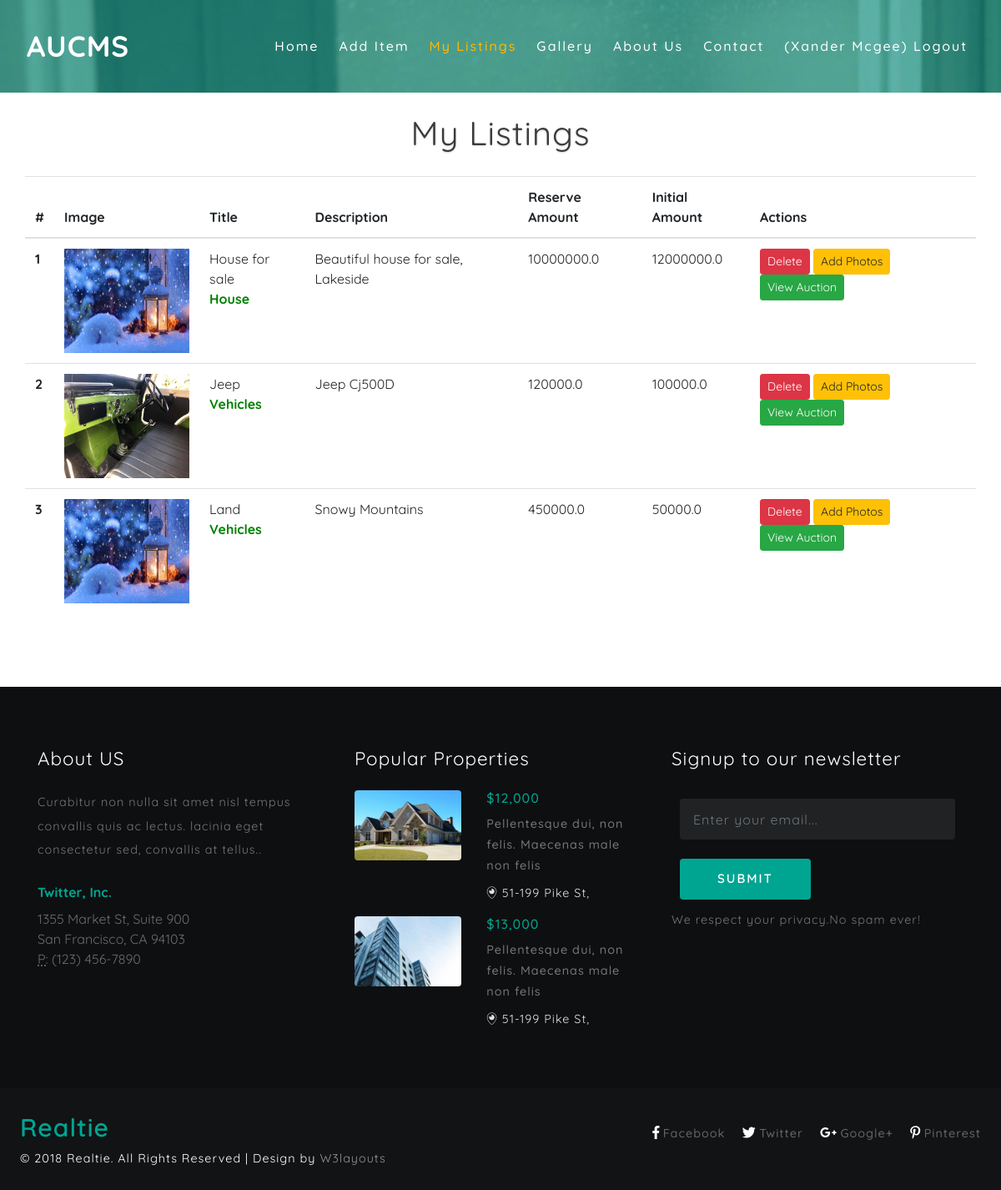
/emp-listings (signed in), run on the app's committed database.
### frontend/models.py (models this page shows, shortened)
class User(models.Model):
    id = models.AutoField(primary_key=True, null=False)
    name = models.CharField(max_length=100,default='', null=False)
    email = models.CharField(max_length=255,default='', null=False)
    username = models.CharField(max_length=100,default='', null=False)
    password = models.CharField(max_length=500,default='', null=False)
    phone = models.CharField(max_length=15,default='', null=False)
    address = models.TextField(default='',null=False)
    usertype_choices = [
        ('admin', 'Admin'),
        ('user', 'User'),
        ('employee','Employee'),
    ]
    usertype = models.CharField(max_length=8, choices=usertype_choices, default="user")
    status_choices = [
        ('active', 'Active'),
        ('suspend', 'Suspend'),
    ]
    status = models.CharField(max_length=7, choices=status_choices, default="active")

class Property(models.Model):
    id = models.AutoField(primary_key=True, null=False)
    user=models.ForeignKey(User,on_delete=models.SET_NULL,null=True)
    title = models.CharField(max_length=100, null=True)
    description = models.TextField(null=True)
    image = models.CharField(max_length=100, null=True)
    location = models.CharField(max_length=255, null=True)
    type = models.CharField(max_length=25, null=True)
    reserve_price = models.FloatField(null=True)
    intial_quote_amount = models.FloatField(null=True)
    mobile = models.CharField(max_length=15, null=True)
    date  = models.CharField(max_length=100, null=True)
    stime = models.CharField(max_length=100, null=True)
    etime = models.CharField(max_length=100, null=True)
    status_choices = [
        ('active', 'Active'),
        ('suspend', 'Suspend'),
    ]
    status = models.CharField(max_length=7, choices=status_choices, default="active")
    status_choices = [
        ('opened', 'Opened'),
        ('closed', 'Closed'),
    ]
    auction_status = models.CharField(max_length=7, choices=status_choices, default="closed")
    choices = [
        ('yes', 'Yes'),
        ('no', 'No'),
    ]
    final_status = models.CharField(max_length=7, choices=choices, default="no")

### frontend/views.py (the view)
# urls.py: path('emp-listings', views.emp_listings, name='emp-listings'),
def emp_listings(request):
    property = Property.objects.filter(user=User.objects.get(id=request.session['user_id'])).all()
    context = {'property': property}
    return render(request, 'emp-listings.html', context)

### frontend/templates/emp-listings.html (shortened to what this page needs)
{% load static %}
{% include "includes/header.html" %}
</div>
<section class="banner-w3layouts-bottom py-lg-5 py-3" style="padding-top: 0px !important;">
    <div class="container py-lg-4 py-3">
        <h3 class="tittle text-center">My Listings</h3>
        <div class="inner-sec-agileits-w3ls">
            <p>&nbsp;</p>
            <div class="row">
                {% if property %}
                <table class="table">
                    <thead>
                    <tr>
                        <th scope="col">#</th>
                        <th scope="col">Image</th>
                        <th scope="col">Title</th>
                        <th scope="col">Description</th>
                        <th scope="col">Reserve Amount</th>
                        <th scope="col">Initial Amount</th>
                        <th>Actions</th>
                    </tr>
                    </thead>
                    <tbody>
                    {% for i in property %}
                    <tr>
                        <th scope="row">{{ forloop.counter }}</th>
                        <td><img width="150px" height="125px" src="{{ i.image }}"></td>
                        <td>
                            {{ i.title }}
                            <br/>
                            <span style="color: green; font-weight: bold">{{ i.type }}</span>
                        </td>
                        <td>{{ i.description }}</td>
                        <td>{{ i.reserve_price }}</td>
                        <td>{{ i.intial_quote_amount }}</td>
                        <td>
                            <a class="btn btn-danger btn-sm" href="/emp-listings-delete/{{ i.id }}"> Delete</a>
                            <a class="btn btn-warning btn-sm" href="/emp-listings-gallery/{{ i.id }}"> Add Photos</a>
                            <a class="btn btn-success btn-sm" href="/emp-listings-auction/{{ i.id }}"> View Auction</a>
                        </td>
                    </tr>
                    {% endfor %}
                    </tbody>
                </table>
                {% else %}
                <div class="col-12">
                    <p>No listings added</p>
                </div>
                {% endif %}
            </div>
        </div>
    </div>
</section>
{% include "includes/footer.html" %}

### frontend/templates/includes/header.html (shortened to what this page needs)
{% load static %}
<!DOCTYPE html>
<html lang="zxx">
<head>
	<link href="{% static 'css/bootstrap.css' %}" rel='stylesheet' type='text/css' />
	<link rel="stylesheet" href="{% static 'css/flexslider.css' %}" type="text/css" media="screen" property="" />
	<link rel="stylesheet" href="{% static 'css/owl.carousel.css' %}" type="text/css" media="all">
	<link rel="stylesheet" href="{% static 'css/owl.theme.css' %}" type="text/css" media="all">
	{% url 'contact' as home_url %}
	{% url 'gallery' as home_url %}
	<link href="{% static 'css/style.css' %}" rel='stylesheet' type='text/css' />
	<link href="{% static 'css/fontawesome-all.css' %}" rel="stylesheet">
</head>
<body>
	<div class="banner-w3layouts two min-height-50">
		<header>
			<nav class="navbar navbar-expand-lg navbar-light bg-light">
				<a class="navbar-brand" href="index.html">AUCMS</a>
				<div class="collapse navbar-collapse" id="navbarSupportedContent">
					<ul class="navbar-nav ml-auto">
						{% url 'home' as home_url %}
						<li class="nav-item {% if request.get_full_path == home_url %} active {% endif %}">
							<a class="nav-link" href="/home">Home
							</a>
						</li>
						{% if 'is_logged_in' in request.session %}
						{% if request.session.usertype == 'employee' %}
						{% url 'emp-add-property' as home_url %}
						<li class="nav-item ml-xl-2 {% if request.get_full_path == home_url %} active {% endif %}">
							<a class="nav-link" href="/emp-add-property">Add Item</a>
						</li>
						{% url 'emp-listings' as home_url %}
						<li class="nav-item ml-xl-2 {% if request.get_full_path == home_url %} active {% endif %}">
							<a class="nav-link" href="/emp-listings ">My Listings</a>
						</li>
						 {% endif %}
						 {% endif %}
						{% url 'gallery' as home_url %}
						<li class="nav-item ml-xl-2 {% if request.get_full_path == home_url %} active {% endif %}">
							<a class="nav-link" href="/gallery">Gallery</a>
						</li>
						{% url 'about' as home_url %}
						<li class="nav-item ml-xl-2 {% if request.get_full_path == home_url %} active {% endif %}">
							<a class="nav-link" href="/about">About Us</a>
						</li>
						{% url 'contact' as home_url %}
						<li class="nav-item ml-xl-2 {% if request.get_full_path == home_url %} active {% endif %}">
							<a class="nav-link" href="/contact">Contact</a>
						</li>
						{% if 'is_logged_in' in request.session %}
						<li class="nav-item ml-xl-2 {% if request.get_full_path == home_url %} active {% endif %}">
							<a class="nav-link" href="/logout">({{ request.session.full_name  }}) Logout</a>
						</li>
						{% endif %}
					</ul>
				</div>
			</nav>
		</header>

### frontend/static/css/style.css (style rules this page uses)
html, body { margin: 0; font-size: 100%; font-family: 'Quicksand', sans-serif; background: #fff; }
body a { text-decoration: none; transition: 0.5s all; -webkit-transition: 0.5s all; -moz-transition: 0.5s all; -o-transition: 0.5s all; -ms-transition: 0.5s all; font-family: 'Quicksand', sans-serif; }
h1, h2, h3, h4, h5, h6 { margin: 0; font-family: 'Quicksand', sans-serif; letter-spacing: 1px; }
p { margin: 0; font-size: 0.9em; color: #777777; line-height: 2em; letter-spacing: 1px; }
ul { margin: 0; padding: 0; }
.banner-w3layouts { background: url(../images/banner1.jpg) no-repeat 0px 0px; background-size: cover; min-height: 700px; background-attachment: fixed; }
.bg-light { background-color: transparent !important; }
.navbar-light .navbar-nav .nav-link { color: #ffffff; font-size: 1em; letter-spacing: 2px; transition: 0.5s all; -webkit-transition: 0.5s all; -o-transition: 0.5s all; -ms-transition: 0.5s all; -moz-transition: 0.5s all; font-weight: 500; }
.navbar-light .navbar-brand { color: #ffffff; font-size: 35px; letter-spacing: 1px; font-weight: 700; }
.navbar-light .navbar-nav .show>.nav-link, .navbar-light .navbar-nav .active>.nav-link, .navbar-light .navbar-nav .nav-link.show, .navbar-light .navbar-nav .nav-link.active { color: #ffb900; transition: 0.5s all; -webkit-transition: 0.5s all; -o-transition: 0.5s all; -ms-transition: 0.5s all; -moz-transition: 0.5s all; }
.navbar { padding: 1.5em 3em; }
h3.tittle { font-size: 2.5em; color: #393a3a; text-shadow: 0 1px 2px rgba(0, 0, 0, 0.18); font-weight: 400; }
.banner-w3layouts.two { background: url(../images/banner1.jpg) no-repeat 0px 0px; background-size: cover; min-height: 300px; background-attachment: fixed; }
@media (max-width:1366px) { .banner-w3layouts { min-height: 650px; } }
@media (max-width:1280px) { .navbar { padding: 1.5em 2em; } }
@media (max-width:1280px) { .banner-w3layouts.two { min-height: 300px; } }
.min-height-50 { min-height:50px !important; }

### data on the page
User: session.full_name "Xander Mcgee"
Property: image (picture), title "House for sale", type "House", description "Beautiful house for sale, Lakeside", reserve_price "10000000.0", intial_quote_amount "12000000.0"
Property: image (picture), title "Jeep", type "Vehicles", description "Jeep Cj500D", reserve_price "120000.0", intial_quote_amount "100000.0"
Property: image (picture), title "Land", type "Vehicles", description "Snowy Mountains", reserve_price "450000.0", intial_quote_amount "50000.0"
